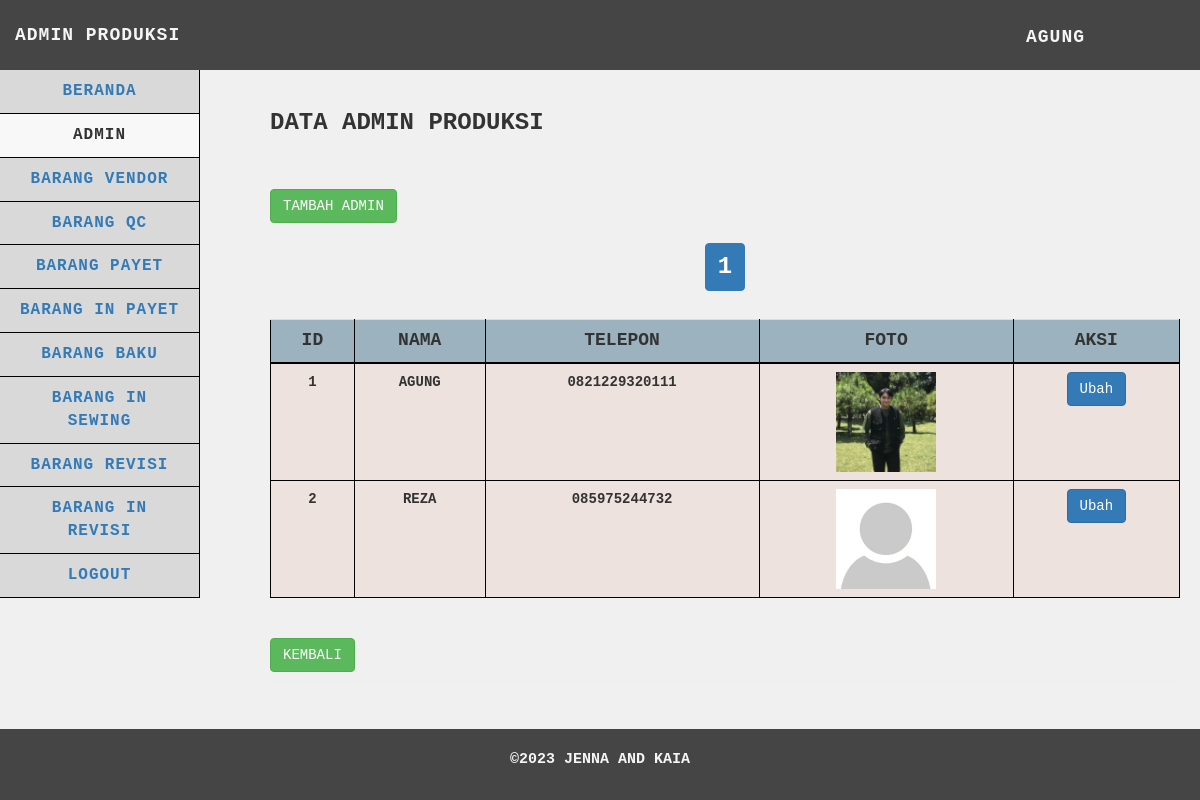
Screenshot of /produksi/admin/admin.php (signed in) with the database file from the repository.
### tables this page shows
CREATE TABLE `admin_produksi` (
  `id` int(25) NOT NULL,
  `username` varchar(255) NOT NULL,
  `password` varchar(255) NOT NULL,
  `nama` varchar(255) NOT NULL,
  `telepon` varchar(255) NOT NULL,
  `foto` varchar(255) NOT NULL
);

### produksi/admin/functions.php (called while the page is built, shortened)
<?php
$db = mysqli_connect("localhost", "root", "", "gudangjenna");
function query($query)
{
    global $db;
    $result = mysqli_query($db, $query);
    $rows = [];
    while ($row = mysqli_fetch_assoc($result)) {
        $rows[] = $row;
    }
    return $rows;
}
function getNama($username) {
    global $db;
    $query = "SELECT nama FROM admin_produksi WHERE username = '$username'";
    $result = mysqli_query($db, $query);
    if ($result && mysqli_num_rows($result) > 0) {
        $user = mysqli_fetch_assoc($result);
        return $user['nama'];
    } else {
        return "Nama Tidak Ditemukan";
    }
}
?>

### produksi/admin/admin.php (the view, shortened to what this page needs)
<?php
require 'functions.php';
$adminproduksi = query("SELECT * FROM admin_produksi");
$limit = 5;
$page = isset($_GET['page']) ? $_GET['page'] : 1;
$start = ($page - 1) * $limit;
$adminproduksi = query("SELECT * FROM admin_produksi LIMIT $start, $limit");
$totalRecords = count(query("SELECT * FROM admin_produksi"));
$totalPages = ceil($totalRecords / $limit);
?>
<!DOCTYPE html>
<html>
<head>
    <link href="../../vendor/css/bootstrap/bootstrap.min.css" rel="stylesheet">
    <link href="../../vendor/css/bootstrap/bootstrap.css" rel="stylesheet">
    <link href="../../vendor/font-awesome/css/font-awesome.min.css" rel="stylesheet" type="text/css">
    <link href="../../css/admin.css" rel="stylesheet">
</head>
<body>
    <nav class="navbar navbar-default navbar-static-top" role="navigation" style="margin-bottom: 0">
        <div class="navbar-header">
            <a class="navbar-brand">ADMIN PRODUKSI</a>
        </div>
        <ul class="nav navbar-top-links navbar-right">
            <li class="dropdown">
                <a class="dropdown-toggle" data-toggle="dropdown"
                    href="../logout.php"><?php echo getNama($_SESSION['usernamepr']); ?></i>
                </a>
            </li>
        </ul>
        <div class="navbar-default sidebar" role="navigation" style="font-size: medium;">
            <div class="sidebar-nav navbar-collapse">
                <ul class="nav" id="side-menu">
                    <li>
                        <a href="../beranda.php">
                            BERANDA
                        </a>
                    </li>
                    <li class="active">
                        <a href="admin.php">
                            ADMIN
                        </a>
                    </li>
                    <li>
                        <a href="../barangvendor/barangvendor.php">
                            BARANG VENDOR
                        </a>
                    </li>
                    <li>
                        <a href="../barangqc/barangqc.php">
                            BARANG QC
                        </a>
                    </li>
                    <li>
                        <a href="../barangpayet/barangpayet.php">
                            BARANG PAYET
                        </a>
                    </li>
                    <li>
                        <a href="../baranginpayet/baranginpayet.php">
                            BARANG IN PAYET
                        </a>
                    </li>
                    <li>
                        <a href="../barangbaku/barangbaku.php">
                            BARANG BAKU
                        </a>
                    </li>
                    <li>
                        <a href="../baranginsewing/baranginsewing.php">
                            BARANG IN SEWING
                        </a>
                    </li>
                    <li>
                        <a href="../barangrevisi/barangrevisi.php">
                            BARANG REVISI
                        </a>
                    </li>
                    <li>
                        <a href="../baranginrevisi/baranginrevisi.php">
                            BARANG IN REVISI
                        </a>
                    </li>
                    <li>
                        <a href="../logout.php" onclick="return confirm('yakin ingin logout?')">
                            Logout
                        </a>
                    </li>
                </ul>
            </div>
        </div>
    </nav>
    <div class="content">
        <div class="container-fluid">
            <h1 class="page-header">Data Admin Produksi
                <br><br><br>
                <div class="text-left">
                    <a href="#" class="btn btn-success" data-toggle="modal" data-target="#tambahAdminModal">Tambah
                        Admin</a>
                </div>
                <div class="text-center">
                    <ul class="pagination">
                        <?php for ($p = 1; $p <= $totalPages; $p++) : ?>
                        <li class="<?php if ($p == $page) echo 'active'; ?>">
                            <a href="?page=<?php echo $p; ?>"><?php echo $p; ?></a>
                        </li>
                        <?php endfor; ?>
                    </ul>
                </div>
                <div class="table-responsive">
                    <table id="data-table" class="table table-hover">
                        <tr>
                            <th scope="col">Id</th>
                            <th scope="col">Nama</th>
                            <th scope="col">Telepon</th>
                            <th scope="col">Foto</th>
                            <th scope="col">Aksi</th>
                        </tr>
                        <?php $i = 1 + ($page - 1) * $limit; ?>
                        <?php foreach ($adminproduksi as $row) : ?>
                        <tr>
                            <td><?= $i; ?></td>
                            <td><?= $row["nama"]; ?></td>
                            <td><?= $row["telepon"]; ?></td>
                            <td><img src="../../images/<?= $row["foto"]; ?>"></td>
                            <td>
                                <div class="btn-group text-center" style="display: flex; justify-content: center;">
                                    <button type="button" class="btn btn-primary" data-toggle="modal"
                                        data-target="#ubahAdminModal<?= $row["id"]; ?>">Ubah</button>
                                </div>
                            </td>
                        </tr>
                        <?php $i++; ?>
                        <?php endforeach; ?>
                    </table>
                </div>
                <div style="margin-top: 20px;">
                    <a href="../beranda.php" class="btn btn-success">Kembali</a>
                </div>
        </div>
    </div>
    <footer>
        <p>©2023 Jenna and Kaia</p>
    </footer>
</body>
</html>

### css/admin.css (style rules this page uses)
body { font-family: "Courier New", Courier, monospace; text-transform: uppercase; margin: 0; padding: 0; background-color: #f0f0f0; display: flex; flex-direction: column; min-height: 100vh; }
p { font-size: 15px; }
h1 { text-transform: uppercase; font-weight: 500; }
.page-header { font-weight: bold; font-size: 24px; }
.navbar-default.sidebar .nav > li.active > a { background-color: #f8f8f8; color: #333; }
.navbar { background-color: #454545; font-size: large; letter-spacing: 1px; font-weight: 700; font-family: "Courier New", Courier, monospace; text-transform: uppercase; border: none; height: 70px; position: fixed; top: 0; width: 100%; z-index: 99; }
.navbar-header .navbar-brand { color: whitesmoke; margin-top: 10px; }
.dropdown { background-color: #454545; width: 100%; }
.dropdown-toggle { color: whitesmoke; margin-top: 10px; }
.navbar-top-links { margin-right: 0; }
.navbar-top-links li { display: inline-block; }
.navbar-top-links li:last-child { margin-right: 100px; }
.navbar-top-links li a { padding: 15px; min-height: 50px; }
.sidebar { background-color: #d9d9d9; text-align: center; }
.sidebar .sidebar-nav.navbar-collapse { padding-left: 0; padding-right: 0; }
.sidebar ul li { border-bottom: 1px solid black; border-right: 1px solid black; }
@media (min-width: 768px) { .sidebar { z-index: 1; position: absolute; width: 200px; margin-top: 70px; } }
@media (min-width: 768px) { .navbar-top-links { margin-left: auto; } }
.content { padding-top: 50px; padding-bottom: 50px; flex: 1; }
.container-fluid { padding: 20px; }
.table { border-collapse: collapse; width: 100%; }
.table th { background-color: #9db2bf; border: 1px solid black; text-align: center; border-bottom: 2px solid black; font-size: 18px; }
.table td { background-color: #eee2de; border: 1px solid black; text-align: center; font-size: 14px; }
table img { max-height: 100px; width: auto; }
@media (min-width: 768px) { .content { margin-left: 250px; } }
footer { text-transform: uppercase; padding: 20px; color: whitesmoke; background-color: #454545; text-align: center; font-weight: bold; position: fixed; bottom: 0; left: 0; width: 100%; }
footer p { text-align: center; }

### rows the page displays
admin_produksi: nama "AGUNG", telepon "0821229320111", foto (picture)
admin_produksi: nama "REZA", telepon "085975244732", foto (placeholder picture)
